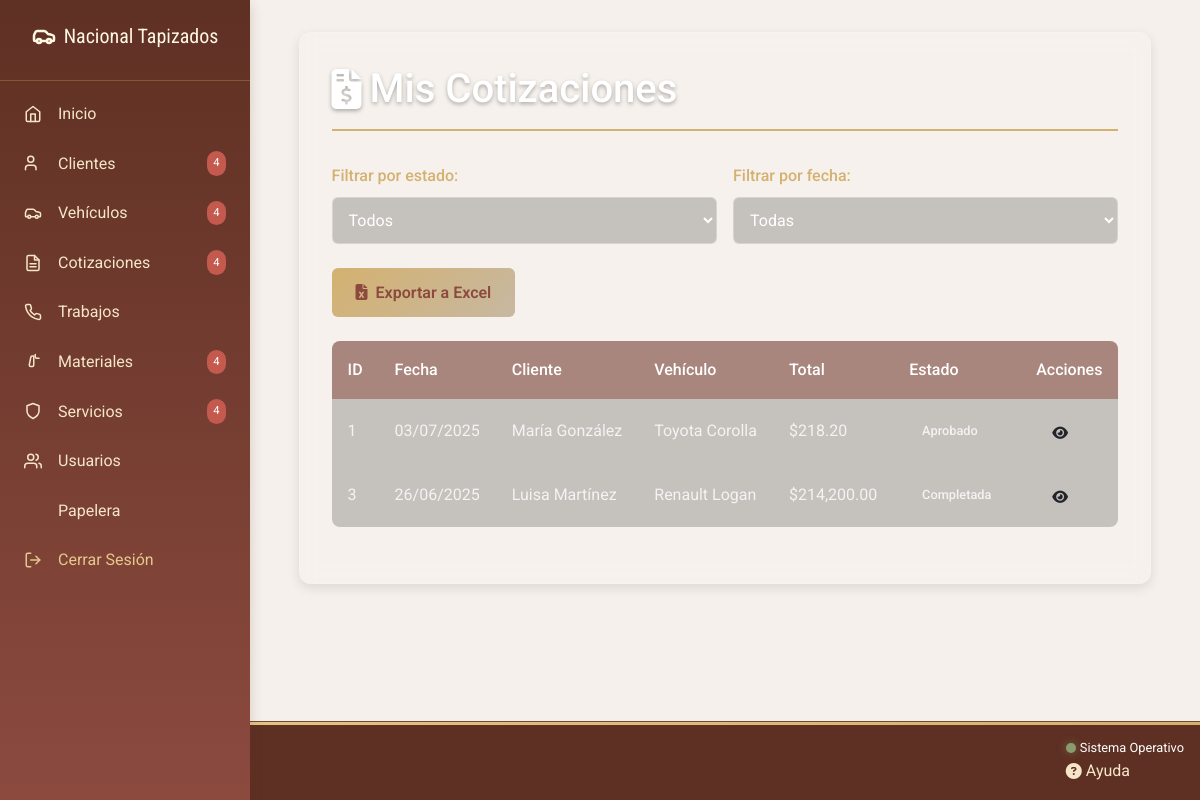
Screenshot of /admin/perfil/cotizaciones.php (signed in) with the database file from the repository.
### tables this page shows
CREATE TABLE `cotizaciones` (
  `id_cotizacion` int(11) NOT NULL,
  `id_usuario` int(11) NOT NULL,
  `id_cliente` int(11) NOT NULL,
  `id_vehiculo` int(11) NOT NULL,
  `fecha_cotizacion` timestamp NOT NULL DEFAULT current_timestamp() ON UPDATE current_timestamp(),
  `subtotal_cotizacion` decimal(10,2) NOT NULL,
  `valor_adicional` decimal(10,2) DEFAULT 0.00,
  `iva` decimal(5,2) NOT NULL,
  `total_cotizacion` decimal(10,2) NOT NULL,
  `estado_cotizacion` enum('Pendiente','Aprobado','Rechazada','Completada') NOT NULL,
  `notas_cotizacion` text NOT NULL,
  `activo` tinyint(1) NOT NULL DEFAULT 1
);

CREATE TABLE `clientes` (
  `id_cliente` int(11) NOT NULL,
  `nombre_cliente` varchar(50) NOT NULL,
  `correo_cliente` varchar(70) NOT NULL,
  `telefono_cliente` varchar(25) NOT NULL,
  `direccion_cliente` text NOT NULL,
  `fecha_registro` timestamp NOT NULL DEFAULT current_timestamp() ON UPDATE current_timestamp(),
  `notas_cliente` text NOT NULL,
  `activo` tinyint(1) NOT NULL DEFAULT 1
);

CREATE TABLE `vehiculos` (
  `id_vehiculo` int(11) NOT NULL,
  `marca_vehiculo` varchar(50) NOT NULL,
  `modelo_vehiculo` varchar(50) NOT NULL,
  `placa_vehiculo` varchar(20) NOT NULL,
  `notas_vehiculo` text NOT NULL,
  `activo` tinyint(1) NOT NULL DEFAULT 1
);

### admin/perfil/cotizaciones.php (the view, shortened to what this page needs)
<?php
require_once __DIR__ . '/../../php/conexion.php';
$usuario_id = getUserId();
try {
    $page = isset($_GET['page']) ? max(1, intval($_GET['page'])) : 1;
    $per_page = 10;
    $offset = ($page - 1) * $per_page;
    $stmt = $conex->prepare("SELECT c.*, cl.nombre_cliente, v.marca_vehiculo, v.modelo_vehiculo
                           FROM cotizaciones c
                           JOIN clientes cl ON c.id_cliente = cl.id_cliente
                           JOIN vehiculos v ON c.id_vehiculo = v.id_vehiculo
                           WHERE c.id_usuario = ?
                           ORDER BY c.fecha_cotizacion DESC
                           LIMIT ? OFFSET ?");
    $stmt->bindValue(1, $usuario_id, PDO::PARAM_INT);
    $stmt->bindValue(2, $per_page, PDO::PARAM_INT);
    $stmt->bindValue(3, $offset, PDO::PARAM_INT);
    $stmt->execute();
    $cotizaciones = $stmt->fetchAll();
} catch (PDOException $e) {
    die("Error al obtener cotizaciones: " . $e->getMessage());
}
?>
<!DOCTYPE html>
<html lang="es">
<head>
    <link rel="stylesheet" href="styles.css">
</head>
<body class="admin-body">
    <?php include '../includes/head.php'; ?>
            <?php include __DIR__ . '../../includes/sidebar.php'; ?>
    <div class="content-wrapper">
        <main class="cotizaciones-container">
            <h1 class="page-title">
                <i class="fas fa-file-invoice-dollar"></i> Mis Cotizaciones
            </h1>
            <div class="filters">
                <div class="filter-group">
                    <label for="estado">Filtrar por estado:</label>
                    <select id="estado" onchange="filterCotizaciones()">
                        <option value="">Todos</option>
                    </select>
                </div>
                <div class="filter-group">
                    <label for="fecha">Filtrar por fecha:</label>
                    <select id="fecha" onchange="filterCotizaciones()">
                        <option value="">Todas</option>
                    </select>
                </div>
            </div>
            <a href="exportar_cotizaciones_exel.php" class="export-btn" onclick="exportToExcel()">
                <i class="fas fa-file-excel"></i> Exportar a Excel
            </a>
            <div class="table-responsive">
                <table>
                    <thead>
                        <tr>
                            <th>ID</th>
                            <th>Fecha</th>
                            <th>Cliente</th>
                            <th>Vehículo</th>
                            <th>Total</th>
                            <th>Estado</th>
                            <th>Acciones</th>
                        </tr>
                    </thead>
                    <tbody>
                        <?php if (empty($cotizaciones)): ?>
                            <tr>
                                <td colspan="7" style="text-align: center;">No hay cotizaciones registradas</td>
                            </tr>
                        <?php else: ?>
                            <?php foreach ($cotizaciones as $cotizacion): ?>
                            <tr>
                                <td><?= $cotizacion['id_cotizacion'] ?></td>
                                <td><?= date('d/m/Y', strtotime($cotizacion['fecha_cotizacion'])) ?></td>
                                <td><?= htmlspecialchars($cotizacion['nombre_cliente']) ?></td>
                                <td><?= htmlspecialchars($cotizacion['marca_vehiculo']) ?> <?= htmlspecialchars($cotizacion['modelo_vehiculo']) ?></td>
                                <td>$<?= number_format($cotizacion['total_cotizacion'], 2) ?></td>
                                <td>
                                    <span class="status-badge <?= strtolower($cotizacion['estado_cotizacion']) ?>">
                                        <?= $cotizacion['estado_cotizacion'] ?>
                                    </span>
                                </td>
                                <td>
                                    <a href="detalle_cotizacion.php?id=<?= $cotizacion['id_cotizacion'] ?>" class="btn btn-sm" title="Ver detalles">
                                        <i class="fas fa-eye"></i>
                                    </a>
                                </td>
                            </tr>
                            <?php endforeach; ?>
                        <?php endif; ?>
                    </tbody>
                </table>
            </div>
        </main>
    </div>
    <?php include '../includes/footer.php'; ?>
</body>
</html>

### admin/perfil/styles.css (style rules this page uses)
body { background-image: url('https://pfst.cf2.poecdn.net/base/image/60ab54eef562f30f85a67bde31f924f078199dae0b7bc6c333dfb467a2c13471?w=1024&h=768&pmaid=442168253'); background-size: cover; background-position: center; background-attachment: fixed; font-family: 'Roboto', sans-serif; margin: 0; padding: 0; color: #fff; }
h1 { color: white; text-align: center; margin-bottom: 2rem; text-shadow: 0 2px 4px rgba(0, 0, 0, 0.3); padding-bottom: 1rem; border-bottom: 1px solid rgba(255, 255, 255, 0.2); }
.btn { padding: 0.75rem 1.5rem; border-radius: 6px; font-weight: 500; transition: all 0.3s ease; text-decoration: none; display: inline-flex; align-items: center; gap: 0.5rem; border: none; cursor: pointer; }
.table-responsive { overflow-x: auto; margin-bottom: 1.5rem; border-radius: 8px; background-color: rgba(0, 0, 0, 0.2); }
table { width: 100%; border-collapse: collapse; background-color: transparent; }
th, td { padding: 1rem; text-align: left; border-bottom: 1px solid rgba(255, 255, 255, 0.1); color: rgba(255, 255, 255, 0.8); }
th { background-color: rgba(140, 74, 63, 0.5); color: white; font-weight: 500; }
.status-badge { display: inline-block; padding: 0.3rem 0.8rem; border-radius: 20px; font-size: 0.8rem; font-weight: 500; }
.cotizaciones-container { max-width: 1200px; margin: 2rem auto; padding: 2rem; background-color: rgba(255, 255, 255, 0.1); border-radius: 12px; box-shadow: 0 4px 12px rgba(0, 0, 0, 0.1); border: 1px solid rgba(255, 255, 255, 0.1); backdrop-filter: blur(8px); }
.cotizaciones-container .page-title { color: white; margin-bottom: 2rem; padding-bottom: 1rem; border-bottom: 2px solid #D4B170; display: flex; align-items: center; gap: 0.5rem; }
.filters { display: flex; gap: 1rem; margin-bottom: 1.5rem; flex-wrap: wrap; }
.filter-group { flex: 1; min-width: 200px; }
.filter-group label { display: block; margin-bottom: 0.5rem; color: #D4B170; font-weight: 500; }
.filter-group select, .filter-group input { width: 100%; padding: 0.75rem; border: 1px solid rgba(255, 255, 255, 0.3); border-radius: 6px; background-color: rgba(0, 0, 0, 0.2); color: white; transition: all 0.3s ease; }
.export-btn { background: linear-gradient(135deg, #D4B170, #C7B8A1); color: #8c4a3f; border: none; padding: 0.75rem 1.5rem; border-radius: 6px; font-weight: 600; cursor: pointer; transition: all 0.3s ease; display: inline-flex; align-items: center; gap: 0.5rem; margin-bottom: 1.5rem; text-decoration: none; }
.btn-sm { padding: 0.5rem; border-radius: 6px; background-color: rgba(140, 74, 63, 0.5); color: white; text-decoration: none; transition: all 0.3s ease; display: inline-flex; align-items: center; justify-content: center; width: 32px; height: 32px; }

### public/assets/css/variables.css (style rules this page uses)
:root { --primary-dark: #5E3023; --secondary-dark: #8C4A3F; --accent-color: #B57157; --accent-light: #D4A373; --neutral-dark: #C7B8A1; --neutral-medium: #E0D5CE; --neutral-light: #F5F0EB; --text-light: #FFFFFF; --text-dark: #3A2A1A; --gold-cream: #F5E6C8; --gold-pastel: #E6C88C; --gold-dark: #D4B170; --gold-accent: #D4A017; --gradient-leather: linear-gradient(135deg, var(--secondary-dark), var(--accent-color)); --gradient-light: linear-gradient(135deg, var(--neutral-medium), var(--neutral-light)); --gradient-gold: linear-gradient(135deg, var(--gold-pastel), var(--gold-dark)); --shadow-sm: 0 2px 6px rgba(94, 48, 35, 0.15); --shadow-md: 0 4px 12px rgba(94, 48, 35, 0.2); --shadow-lg: 0 8px 24px rgba(94, 48, 35, 0.25); --border-stitched: 2px solid var(--accent-color); --border-soft: 1px solid var(--neutral-dark); --border-gold: 1px solid var(--gold-pastel); --space-xs: 0.25rem; --space-sm: 0.5rem; --space-md: 1rem; --space-lg: 1.5rem; --space-xl: 2rem; --space-xxl: 3rem; --transition-fast: 0.2s ease; --transition-normal: 0.3s ease; --transition-slow: 0.5s ease; --sidebar-width: 280px; --header-height: 70px; --z-sidebar: 1000; --z-header: 1100; --z-modal: 1200; --success-color: #8A9B6E; --error-color: #C45A4D; --warning-color: #E6C88C; }

### rows the page displays
cotizaciones: id_cotizacion "1", fecha_cotizacion "03/07/2025", id_cliente.nombre_cliente "María González", id_vehiculo.marca_vehiculo "Toyota", id_vehiculo.modelo_vehiculo "Corolla", total_cotizacion "218.20", estado_cotizacion "Aprobado"
cotizaciones: id_cotizacion "3", fecha_cotizacion "26/06/2025", id_cliente.nombre_cliente "Luisa Martínez", id_vehiculo.marca_vehiculo "Renault", id_vehiculo.modelo_vehiculo "Logan", total_cotizacion "214,200.00", estado_cotizacion "Completada"
